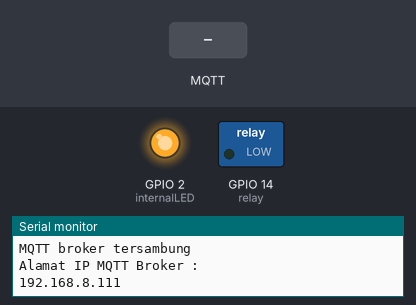
A sketch run on a simulated ESP8266 (NodeMCU). Shown: switched loads named in the sketch (green lamp = pin HIGH), output pins drawn as LEDs (lit = HIGH), the last lines printed to the serial monitor. The test bench sets the inputs (shaded band). WiFi joins after 1.5 s; servers stay silent unless stated; random numbers use the default seed unless the sketch sets one; no MQTT or app messages arrive unless stated.

Above: at 2.8 s.
2.9 s: MQTT message "0" arrives on the first subscribed topic
At 3.6 s:
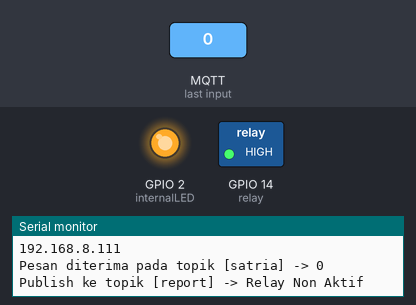
4.5 s: MQTT message "1" arrives on the first subscribed topic
At 4.9 s:
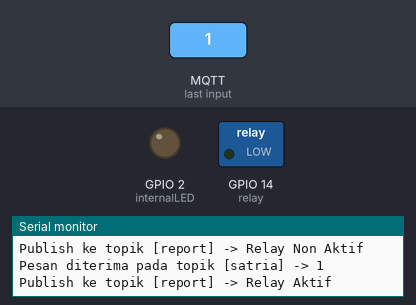
6.1 s: MQTT message "2" arrives on the first subscribed topic
At 7.2 s:
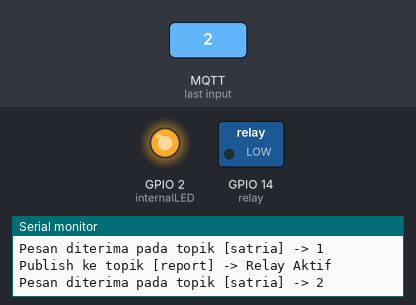
Timing chart, 0 to 9.1 s (numbered marks = the images above; inputs shaded):
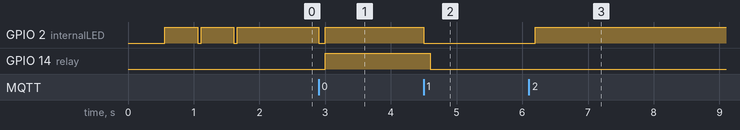

Measured:
- after the input at 2.9 s, GPIO 2 (internalLED): HIGH → LOW at once, → HIGH 0.10 s later; GPIO 14 (relay): LOW → HIGH after 0.10 s
- after the input at 4.5 s, GPIO 2 (internalLED): HIGH → LOW at once; GPIO 14 (relay): HIGH → LOW after 0.10 s
- after the input at 6.1 s, GPIO 2 (internalLED): LOW → HIGH after 0.10 s

The sketch:

mqtt_esp8266.ino
```cpp
#include <ESP8266WiFi.h>
#include <PubSubClient.h>

const char* ssid = "Satria Wijayandaru";
const char* password = "12345678";
const char* mqtt_server = "192.168.8.111";

#define internalLED 2
#define relay 14

WiFiClient espClient;
PubSubClient client(espClient);
long lastMsg = 0;
int value = 0;

void setup_wifi() {
  delay(10);
  Serial.println();
  Serial.print("Menyambungkan ke wifi : ");
  Serial.println(ssid);
  WiFi.begin(ssid, password);
  while (WiFi.status() != WL_CONNECTED) {
    delay(500);
    Serial.print(".");
    digitalWrite(internalLED, LOW);
    delay(50);
    digitalWrite(internalLED, HIGH);
  }
  Serial.println("");
  Serial.println("WiFi Tersambung");
  Serial.println("Alamat IP MQTT Client : ");
  Serial.println(WiFi.localIP());
}

void callback(char* topic, byte* payload, unsigned int length) {
  Serial.print("Pesan diterima pada topik [");
  Serial.print(topic);
  Serial.print("] -> ");
  for (int i = 0; i < length; i++) {
    Serial.print((char)payload[i]);
  }
  Serial.println();
  blinkingstatus();
  if ((char)payload[0] == '1') {
    digitalWrite(internalLED, LOW);
    digitalWrite(relay, LOW);
    Serial.println("Publish ke topik [report] -> Relay Aktif");
    client.publish("report", "Sukses! - Relay Aktif");
  } if ((char)payload[0] == '0') {
    digitalWrite(internalLED, HIGH);
    digitalWrite(relay, HIGH);
    Serial.println("Publish ke topik [report] -> Relay Non Aktif");
    client.publish("report", "Sukses! - Relay Non Aktif");
  }
}
void reconnect() {
  while (!client.connected()) {
    Serial.println("Menyambungkan ke MQTT broker");
    String clientId = "ESP8266Client-";
    clientId += String(random(0xffff), HEX);
    if (client.connect(clientId.c_str())) {
      Serial.println("MQTT broker tersambung");
      Serial.println("Alamat IP MQTT Broker : ");
      Serial.println(mqtt_server);
      client.subscribe("satria");
    } else {
      Serial.print("Koneksi broker gagal, rc=");
      Serial.println(client.state());
      Serial.println("Menghubungkan kembali");
      delay(5000);
    }
  }
}
void setup() {
  pinMode(internalLED, OUTPUT);
  pinMode(relay, OUTPUT);
  Serial.begin(115200);
  setup_wifi();
  client.setServer(mqtt_server, 1883);
  client.setCallback(callback);
}
void loop() {
  if (!client.connected()) {
    reconnect();
  }
  client.loop();
  long now = millis();
  if (now - lastMsg > 2000) {
    lastMsg = now;
    ++value;
//    Serial.println("1 Report Online ");
//    client.publish("reportonline", "1 Client Online");
//    blinkingstatus();
  }
}
void blinkingstatus(){
    digitalWrite(internalLED, LOW);
    delay(100);
    digitalWrite(internalLED, HIGH);
  }
```
